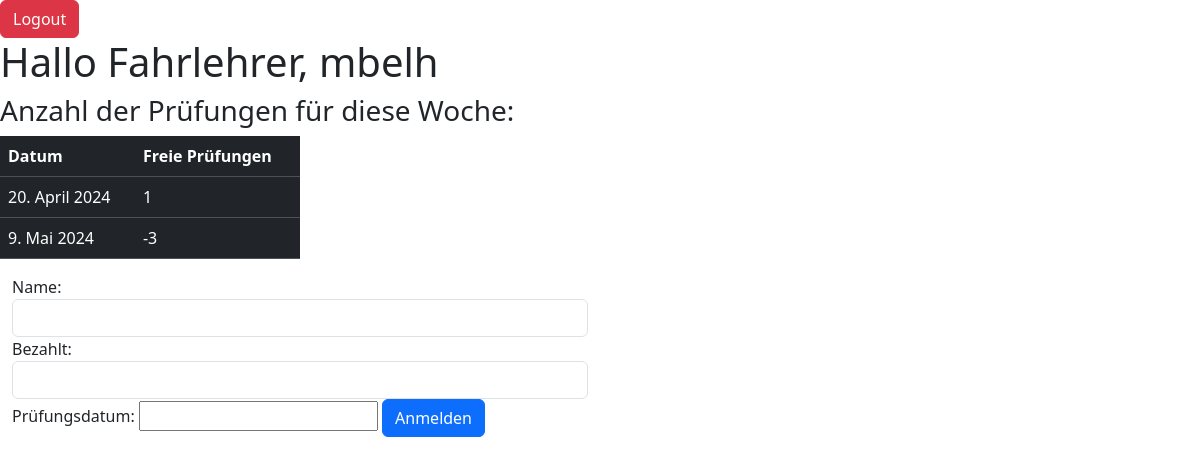
/home/ (signed in), run on an earlier commit of the app's database.
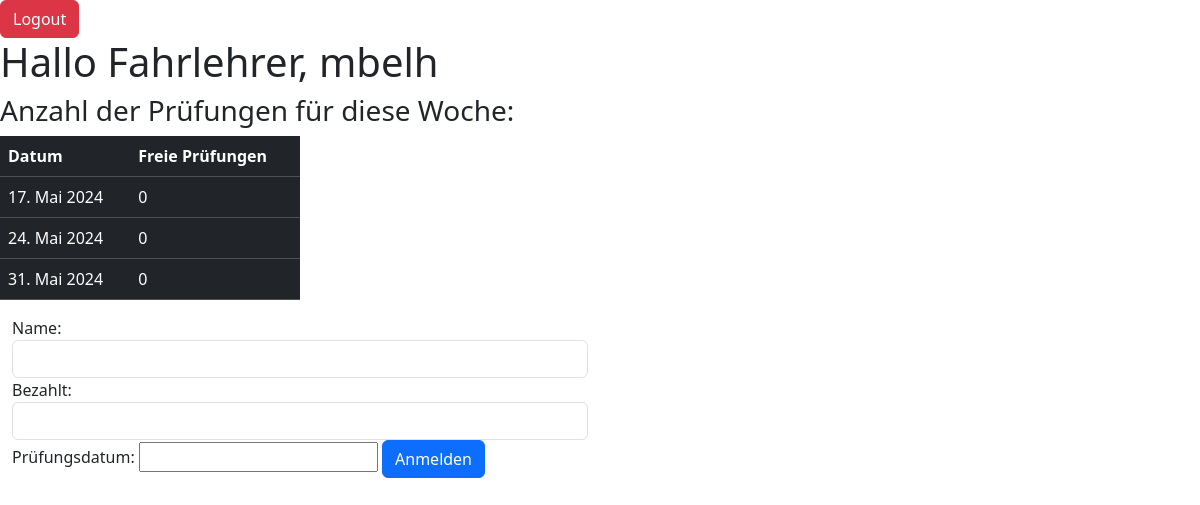
And on a later commit of the database.
### fahrschulemanager_fullstack/models.py (models this page shows, shortened)
class Events(models.Model):
    date=models.DateField(blank=False, null=False)
    text_event=models.BigIntegerField(null=False, blank=False)

### fahrschulemanager_fullstack/views.py (the view, shortened to what this page needs)
# urls.py: 2. Add a URL to urlpatterns:  path('', views.home, name='home')
def home(request):
    form = Pruefung()
    pruefung = Events.objects.all()
    anzahl_prf = Events.objects.values_list("text_event", flat=True)
    prueflinge = Prüflinge.objects.all()
    prfl = []
    for i in prueflinge:
        prfl.append(i.name)
    if request.method == "POST" and 'logout' in request.POST:
        logout(request)
        return redirect("/")
    if request.method == "POST" and 'logout' in request.POST:
        logout(request)
        render(request, 'loginregister.html')
    context = {
        "pruefung": pruefung,
        "form": form
        }
    return render(request, "home.html", context)

### fahrschulemanager_fullstack/forms.py
class Pruefung(forms.ModelForm):
    class Meta:
        model = Prüflinge
        fields = "__all__"
        widgets = {
            "name": forms.TextInput(attrs={'class': 'form-control'}),
            "bezahlt": forms.TextInput(attrs={'class': 'form-control'}),
            "prüfungsdatum": forms.DateInput(format='%d.%m.%Y')
        }

### fahrschulemanager_fullstack/templates/home.html (shortened to what this page needs)
<!DOCTYPE html>
<html lang="en">
    {%load static%}
<head>
    <link href="https://cdn.jsdelivr.net/npm/bootstrap@5.3.3/dist/css/bootstrap.min.css" rel="stylesheet">
</head>
<body>
{% if user.is_authenticated %}
    <div class="col-12 col-sm-6">
        <div class="logo-container">
            <div>
                <form action="" method="post">
                    <button class="btn btn-danger" type="submit" name="logout">Logout</button>
                </form>
            </div>
            <h1> Hallo Fahrlehrer, {{user.username}}</h1>
            <h3> Anzahl der Prüfungen für diese Woche:</h3>
            <div class="col-md-6">
                    <table class="table table-dark">
                        <tr>
                            <th scope="col">Datum</th>
                            <th scope="col">Freie Prüfungen</th>
                        </tr>
                        {% for item in pruefung %}
                        <tr>
                            <td>{{ item.date }}</td>
                            <td>{{ item.text_event }}</td>
                        </tr>
                        {% endfor %}
                    </table>
            </div>
        </div>
    <div class="container">
        <form action="" id="form" method="POST">
             <span>Name</span>: {{form.name}}
            <span>Bezahlt</span>: {{form.bezahlt}}
            <span>Prüfungsdatum</span>: {{form.prüfungsdatum}}
            <button type="submit" class="btn btn-primary" name="anmelden">Anmelden</button>
        </form>
    </div>
    {% else %}
    <div>
        <h1>Kein Zugriff oder bist Abgemeldet</h1>
        <a href="/">Zurück zum Login</a>
    </div>
</div>
{% endif %}
</body>
</body>
</html>

What changed in the data, as far as the page shows it:
removed Events: date "20. April 2024", text_event "1"
removed Events: date "9. Mai 2024", text_event "-3"
added Events: date "17. Mai 2024", text_event "0"
added Events: date "24. Mai 2024", text_event "0"
added Events: date "31. Mai 2024", text_event "0"
